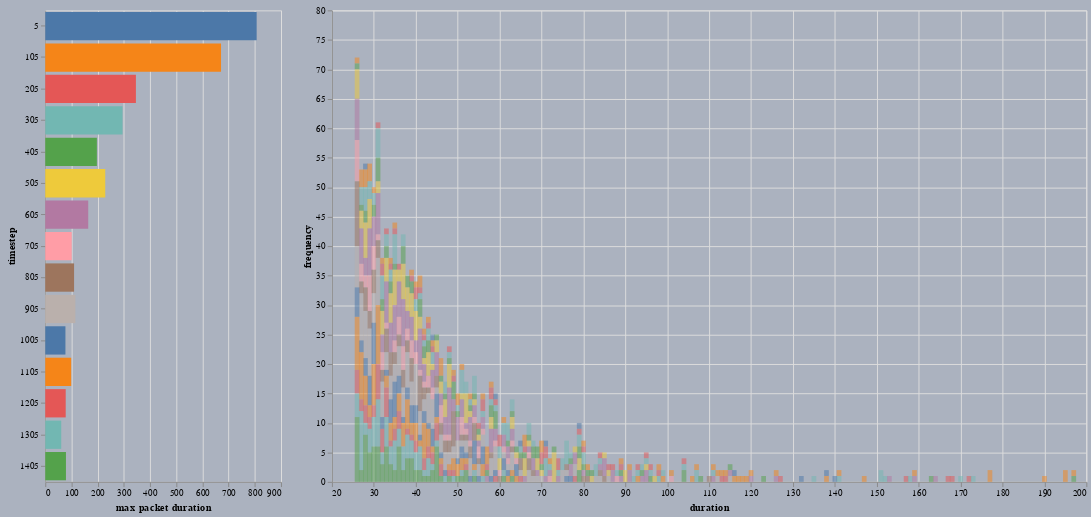

The code cell stored with this chart in its notebook:
### Markdown cell above
### state lengths vs timestep

### Code cell
sel_timestep = alt.selection_multi(encodings=['y'])

bar_chart = alt.Chart(
    full_df,
    height=500,
    width=250
).mark_bar(
).encode(
    alt.X(
        'max(duration):Q',
        title='max packet duration'
    ),
    alt.Y(
        'timestep:N',
    ),
    color=alt.condition(
        sel_timestep,
        'timestep:N',
        alt.value('#96989b'),
        legend=None
    )
).add_selection(
    sel_timestep
)
#.configure(background='#abb2bf')



detail_chart = alt.Chart(
    full_df,
    height=500,
    width=800
).mark_bar(
    opacity=0.5
).transform_filter(
    sel_timestep
).transform_filter(
    datum.duration > 25
).transform_filter(
    datum.duration < 200
).encode(
    alt.X('duration:Q'),
    alt.Y(
        'frequency:Q', 
        #scale=alt.Scale(type='log')
    ),
    color=alt.Color('timestep:N', legend=None)
)
#.configure(background='#abb2bf')


alt.hconcat(
    bar_chart,
    detail_chart,
    background='#abb2bf'
)

### Figure 1 — Vega-Lite specification as saved in the notebook (floating-point values rounded to 4 significant figures; data arrays with more than 128 entries replaced by an {"elided": "..."} marker saying what was removed)
{"$schema": "https://vega.github.io/schema/vega-lite/v2.6.0.json", "background": "#abb2bf", "config": {"view": {"height": 300, "width": 400}}, "datasets": {"data-7d81a1dfbbb4b6691b6e91bdee4cd2b0": {"elided": "977 records"}}, "hconcat": [{"data": {"name": "data-7d81a1dfbbb4b6691b6e91bdee4cd2b0"}, "encoding": {"color": {"condition": {"field": "timestep", "legend": null, "selection": "selector017", "type": "nominal"}, "value": "#96989b"}, "x": {"aggregate": "max", "field": "duration", "title": "max packet duration", "type": "quantitative"}, "y": {"field": "timestep", "type": "nominal"}}, "height": 500, "mark": "bar", "selection": {"selector017": {"empty": "all", "encodings": ["y"], "on": "click", "resolve": "global", "toggle": "event.shiftKey", "type": "multi"}}, "width": 250}, {"data": {"name": "data-7d81a1dfbbb4b6691b6e91bdee4cd2b0"}, "encoding": {"color": {"field": "timestep", "legend": null, "type": "nominal"}, "x": {"field": "duration", "type": "quantitative"}, "y": {"field": "frequency", "type": "quantitative"}}, "height": 500, "mark": {"opacity": 0.5, "type": "bar"}, "transform": [{"filter": {"selection": "selector017"}}, {"filter": "(datum.duration > 25)"}, {"filter": "(datum.duration < 200)"}], "width": 800}]}
